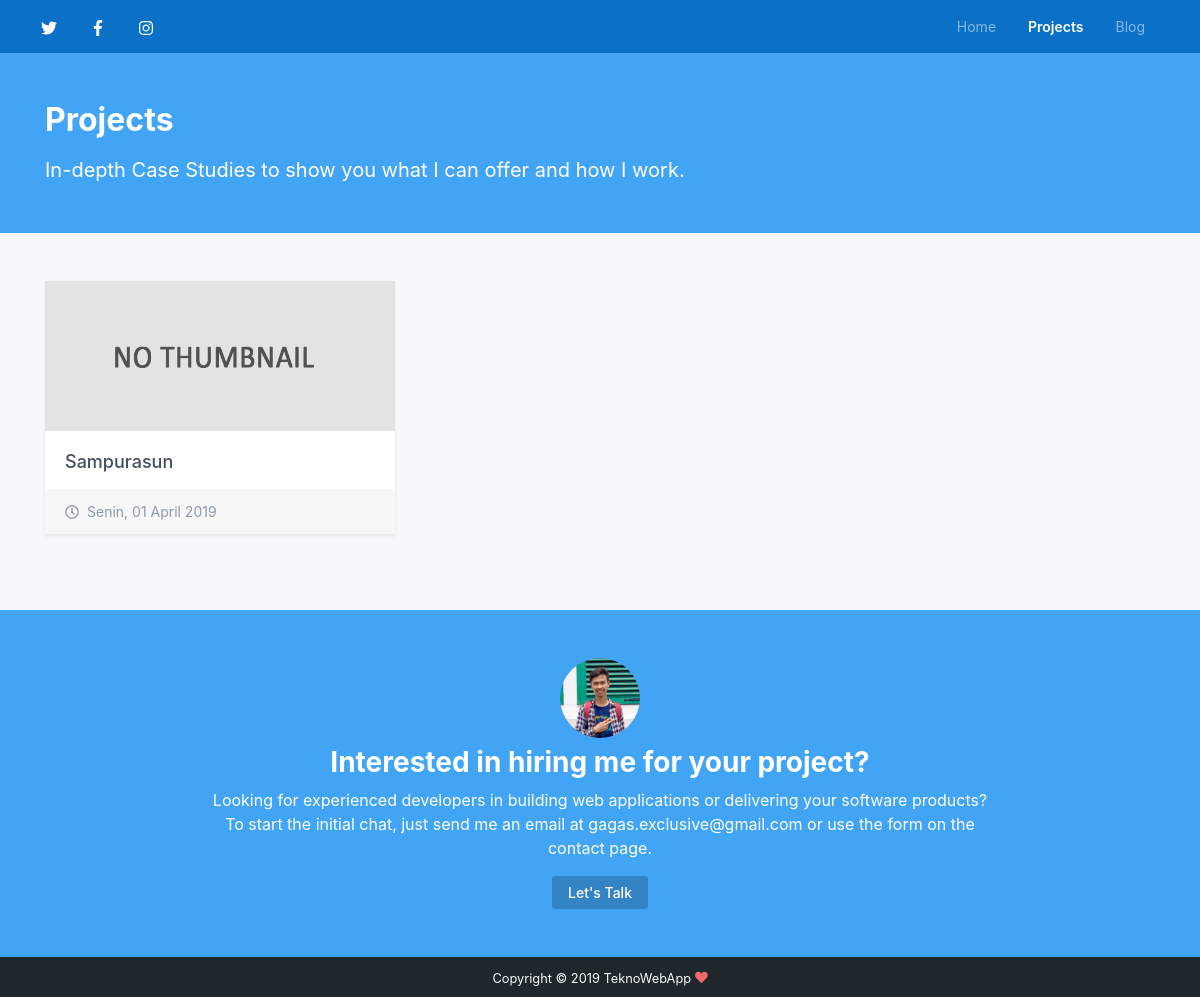
Screenshot of /projects.html with the database file from the repository.
### tables this page shows
CREATE TABLE `tbl_project` (
  `id_project` int(11) NOT NULL,
  `project_name` varchar(50) NOT NULL,
  `thumb_project` varchar(50) NOT NULL,
  `id_category` int(11) NOT NULL,
  `slug_project` varchar(100) NOT NULL,
  `short_desc` varchar(100) NOT NULL,
  `project_desc` text NOT NULL,
  `client_web` varchar(80) NOT NULL,
  `price` varchar(80) NOT NULL,
  `project_active` int(11) NOT NULL,
  `created_at` date DEFAULT NULL,
  `updated_at` date DEFAULT NULL
);

CREATE TABLE `tbl_users` (
  `id` int(11) NOT NULL,
  `name` varchar(150) NOT NULL,
  `email` varchar(50) NOT NULL,
  `password` varchar(150) NOT NULL,
  `image` varchar(50) NOT NULL,
  `about` text NOT NULL,
  `facebook` varchar(150) NOT NULL,
  `twitter` varchar(150) NOT NULL,
  `instagram` varchar(150) NOT NULL,
  `google_plus` varchar(150) NOT NULL,
  `address` text NOT NULL,
  `phone` varchar(30) NOT NULL,
  `last_login` datetime DEFAULT NULL,
  `created_at` date DEFAULT NULL,
  `updated_at` date DEFAULT NULL
);

### application/controllers/Website.php (called while the page is built, shortened)
<?php
class Website extends CI_Controller {
	public function __construct()
    {
        $this->load->model('website_model');
    }
	public function projects($rowno=0)
	{
		$this->load->model('pagination_model');
		$this->load->library('pagination');
		$data = konfigurasi('Projects');
		$search_text = "";
		$rowperpage = 6;
		$allcount = $this->pagination_model->get_portofolio($search_text);
		$users_record = $this->pagination_model->get_result_portofolio($rowno, $rowperpage, $search_text);
		$config['base_url'] = base_url('projects');
		$config['use_page_numbers'] = TRUE;
		$config['total_rows'] = $allcount;
		$config['per_page'] = $rowperpage;
		$config['full_tag_open']   = '<div class="clearfix"><ul class="pagination">';
		$config['full_tag_close']  = '</ul></ul>';
		$config['first_link']      = 'First';
		$config['first_tag_open']  = '<li class="page-item"><span class="page-link">';
		$config['first_tag_close'] = '</span></li>';
		$config['last_link']       = 'Last';
		$config['last_tag_open']   = '<li class="page-item"><span class="page-link">';
		$config['last_tag_close']  = '</span></li>';
		$config['next_link']       = '&raquo;';
		$config['next_tag_open']   = '<li class="page-item"><span class="page-link">';
		$config['next_tag_close']  = '</span></li>';
		$config['prev_link']       = '&laquo;';
		$config['prev_tag_open']   = '<li class="page-item"><span class="page-link">';
		$config['prev_tag_close']  = '</span></li>';
		$config['cur_tag_open']    = '<li class="page-item active"><span class="page-link">';
		$config['cur_tag_close']   = '<span class="sr-only">(current)</span></span></li>';
		$config['num_tag_open']    = '<li class="page-item"><span class="page-link">';
		$config['num_tag_close']   = '</span></li>';
		$this->pagination->initialize($config);
		$data['pagination'] = $this->pagination->create_links();
		$data['result'] = $users_record;
		$data['row'] = $rowno;
		$data['search'] = $search_text;
		$this->load->view('project',$data);
	}
}

### index.php (called while the page is built, shortened)
<?php
require_once BASEPATH.'core/CodeIgniter.php';

### application/models/Konfigurasi_model.php (called while the page is built, shortened)
<?php
class Konfigurasi_model extends CI_Model
{
    public function user()
    {
        $this->db->select('*');
        $this->db->from('tbl_users');
        $query = $this->db->get();
        return $query->row_array();
    }
    public function setting()
    {
        $this->db->select('*');
        $this->db->from('tbl_settings');
        $query = $this->db->get();
        return $query->row_array();
    }
}

### application/helpers/konfigurasi_helper.php (called while the page is built, shortened)
<?php
function konfigurasi($title)
{
    $CI = get_instance();
    $user = $CI->Konfigurasi_model->user();
    $setting = $CI->Konfigurasi_model->setting();
    $data = array(
      'title'       => $setting['web_name'],
      'description' => $setting['web_description'],
      'keyword'     => $setting['web_keyword'],
      'homepage'    => $setting['homepage'],
      'id_setting'  => $setting['id_setting'],
      'pagetitle'   => $title.' - '.$setting['web_name'],
      'headtitle'   => $title,
      'nama'        => $user['name'],
      'email'       => $user['email'],
      'foto'        => $user['image'],
      'tentang'     => $user['about'],
      'twitter'     => $user['twitter'],
      'facebook'    => $user['facebook'],
      'instagram'   => $user['instagram'],
      'google_plus' => $user['google_plus'],
      'alamat'      => $user['address'],
      'telepon'     => $user['phone'],
      'last_login'  => $user['last_login'],
      'id'          => $user['id'],
    );
    return $data;
}
if (!function_exists('format_indo')) {
  function format_indo($date){
    $Hari = array("Minggu","Senin","Selasa","Rabu","Kamis","Jumat","Sabtu");
    $Bulan = array("Januari","Februari","Maret","April","Mei","Juni","Juli","Agustus","September","Oktober","November","Desember");
    $tahun = substr($date,0,4);
    $bulan = substr($date,5,2);
    $tgl = substr($date,8,2);
    $waktu = substr($date,11,5);
    $hari = date("w",strtotime($date));
    $result = $Hari[$hari].", ".$tgl." ".$Bulan[(int)$bulan-1]." ".$tahun."".$waktu;
    return $result;
  }
}

### application/models/Pagination_model.php (called while the page is built, shortened)
<?php
class Pagination_model extends CI_Model
{
	public function get_result_portofolio($rowno, $rowperpage, $search="")
	{
		$this->db->select('*');
        $this->db->from('tbl_project');
        $this->db->where('project_active = 1');
        $this->db->order_by('id_project', 'DESC');
        $this->db->limit($rowperpage, $rowno);
		$query = $this->db->get();
		return $query->result_array();
	}
	public function get_portofolio($search = '')
	{
    	$this->db->select('count(*) as allcount');
        $this->db->from('tbl_project');
        $this->db->where('project_active = 1');
        $this->db->order_by('id_project', 'DESC');
      	$query = $this->db->get();
      	$result = $query->result_array();
      	return $result[0]['allcount'];
    }
}

### application/views/project.php (the view, shortened to what this page needs)
<!DOCTYPE html>
<html lang="en">
<head>
    <?php $this->load->view("layouts/website/_meta.php") ?>
	<?php $this->load->view("layouts/website/_css.php") ?>
</head>
<body onload="myLoader()" style="margin:0;">
	<div style="display:none;" id="myDiv" class="animate-bottom">
    <header class="header">
        <div class="top-bar theme-bg-primary-darken">
            <div class="container-fluid">
                <?php $this->load->view("layouts/website/_nav.php") ?>
            </div>
        </div>
        <div class="header-intro theme-bg-primary text-white py-5">
	        <div class="container">
		        <h2 class="page-heading mb-3"><?php echo ucfirst($headtitle);?></h2>
				<?php if($homepage == '1') { ?>
		        <div class="page-heading-tagline">In-depth Case Studies to show you what I can offer and how I work.</div>
				<?php } elseif($homepage == '2') { ?>
				<div class="page-heading-tagline">Daftar project atau portofolio milik <?php echo $title;?>.</div>
				<?php } ?>
			</div>
		</div>
    </header>
    <section class="section pt-5">
        <div class="container">
	        <div class="project-cards row mb-1">
				<?php
					foreach ($result as $row):
				?>
		        <div class="col-12 col-lg-4 <?php echo $row['id_category'];?>">
					<div class="card rounded-0 border-0 shadow-sm mb-5">
						<div class="card-img-container position-relative">
							<?php if($row['thumb_project'] !== '') { ?>
							<img class="card-img-top rounded-0" style="width: 100%; height: 150px;" src="<?php echo base_url('assets/images/projects/'.$row['thumb_project']);?>" alt="<?php echo $row['project_name'];?>">
							<?php } else { ?>
							<img class="card-img-top rounded-0" style="width: 100%; height: 150px;" src="<?php echo base_url('assets/images/projects/no-thumb.jpg');?>" alt="<?php echo $row['project_name'];?>">
							<?php } ?>
						</div>
						<div class="card-body pb-2">
							<h4 class="card-title mb-2"><a href="<?php echo base_url('project/'.$row['slug_project']);?>"><?php echo $row['project_name'];?></a></h4>
						</div>
						<div class="card-footer border-0">
							<ul class="meta list-inline mb-0 text-muted" style="font-size:14px">
								<li class="list-inline-item mr-3"><i class="far fa-clock mr-2"></i><?php echo format_indo($row['created_at']);?></li>
							</ul>
					    </div>
				    </div>
		        </div>
		        <?php endforeach;?>
			</div>
			<?php echo $pagination;?><br>
        </div>
    </section>
	<?php $this->load->view("layouts/website/_touch.php") ?>
</body>
</html>

### application/views/layouts/website/_touch.php (shortened to what this page needs)
<?php if($homepage == '1') { ?>
<section class="section-cta py-5 bg-primary text-white">
	<div class="container">
		<div class="text-center">
			<img class="profile-small d-inline-block mx-auto rounded-circle mb-2" src="<?php echo base_url('assets/images/'.$foto);?>" alt="<?php echo $nama;?>">
		</div>
		<h3 class="section-title font-weight-bold text-center mb-2">Interested in hiring me for your project?</h3>
		<div class="section-intro mx-auto text-center mb-3">
			Looking for experienced developers in building web applications or delivering your software products? To start the initial chat, just send me an email at <a class="link-on-bg text-white" href="mailto:<?php echo $email;?>"><?php echo $email;?></a> or use the <a class="link-on-bg text-white" href="<?php echo base_url('contact.html');?>">form on the contact page</a>.
		</div>
		<div class="text-center">
			<a class="theme-btn-on-bg btn btn-sm" href="<?php echo base_url('contact.html');?>">Let's Talk</a>
		</div>
	</div>
</section>
<?php } ?>

### assets/css/style.css (style rules this page uses)
.animate-bottom { position: relative; -webkit-animation-name: animatebottom; -webkit-animation-duration: 1s; animation-name: animatebottom; animation-duration: 1s; }
#myDiv { display: none; }

### rows the page displays
tbl_project: project_name "Sampurasun", created_at "Senin, 01 April 2019"
tbl_users: image (picture), email "gagas.exclusive@gmail.com"

### other values shown
$headtitle "Projects"
$title "TeknoWebApp"
